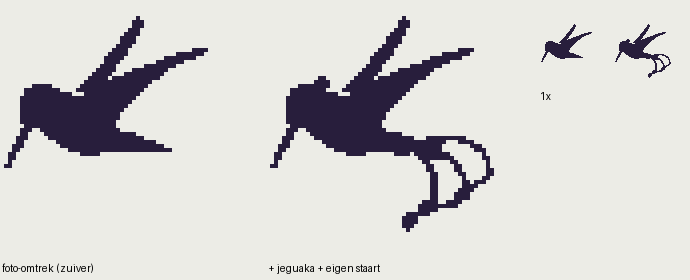

Here is the Python script that generated this plot:
"""Kolibrie silhouet v6 (Jordi, 24 okt): pose en anatomie van Jordi's foto van een drinkende kolibrie
(kop links, snavel schuin omlaag in een bloem, vleugels als V omhoog, staart naar rechts, 3/4).
De foto stond niet als bestand in de sessie; de omtrek is punt voor punt overgenomen in
fotocoördinaten (2000x1334), niet verzonnen. Daarna: staart -> franje + drie slierten, jeguaka op de kruin."""
import os, math
import numpy as np
from PIL import Image, ImageDraw
from silhouet import catmull, tube, SS, HERE

# omtrek kop + lijf + staartwortel (met de klok mee vanaf de snavelbasis)
BODY = [(1000, 612), (978, 580), (970, 520), (985, 465), (1020, 425), (1070, 412), (1120, 425), (1165, 450),
        (1210, 465), (1290, 480), (1370, 560), (1400, 615), (1470, 635), (1560, 670), (1640, 705), (1665, 715),
        (1640, 722), (1540, 722), (1440, 725), (1360, 722), (1300, 730), (1230, 722), (1160, 690), (1100, 650),
        (1050, 615), (1015, 620)]
BEAK = [(1005, 612), (965, 690), (920, 778)]
# verre vleugel: smal lemmet recht omhoog vanaf de schouder
FAR = [(1215, 445), (1290, 380), (1400, 250), (1495, 120), (1512, 112), (1530, 150), (1445, 285), (1345, 415), (1285, 465)]  # +25 px breder: anders 1 px dun op 64
# nabije vleugel: brede aanzet op de rug (1265,455)-(1385,610), rechte stompe punt rechtsboven
NEAR = [(1265, 455), (1330, 415), (1450, 365), (1600, 310), (1720, 268), (1805, 255), (1812, 268), (1795, 285),
        (1720, 310), (1640, 350), (1560, 410), (1480, 480), (1420, 550), (1385, 610), (1340, 560)]
CROWN = (1095, 420)
TAILBASE = (1575, 692)
BOX, WIDTH = 64, 50


def build(own_tail=True):
    xs = [p[0] for p in BODY + BEAK + FAR + NEAR]; ys = [p[1] for p in BODY + BEAK + FAR + NEAR]
    k = WIDTH / (max(xs) - min(xs))
    ox, oy = 2 - min(xs) * k, 4 - min(ys) * k
    T = lambda p: (p[0] * k + ox, p[1] * k + oy)
    im = Image.new('L', (BOX * SS, BOX * SS), 0)
    d = ImageDraw.Draw(im)
    for poly in (FAR, NEAR):
        d.polygon([(T(p)[0] * SS, T(p)[1] * SS) for p in poly], fill=255)
    body = BODY
    if own_tail:
        # korte staartwaaier van de foto eraf (vanaf de staartwortel), eigen staart erop
        body = [p for p in BODY if p[0] < 1600]
    c = catmull([T(p) for p in body] + [T(body[0])], 10)
    d.polygon([(x * SS, y * SS) for x, y in c], fill=255)
    tube(d, [T(p) for p in BEAK], 2.0, 1.3)  # min. 2 px, anders breekt hij op 64
    if own_tail:
        cx, cy = T(CROWN)
        # jeguaka: drie korte veertjes langs de kruin naar achteren (niet omhoog: dat leest als oren)
        for dx, dy in ((2.6, -2.6), (3.4, -1.4), (3.4, -0.2)):
            tube(d, [(cx, cy + 0.8), (cx + dx, cy + 0.8 + dy)], 1.7, 1.0)
        tx, ty = T(TAILBASE)
        for a in (-20, 5, 30):
            r = math.radians(a)
            tube(d, [(tx - 1, ty), (tx - 1 + math.cos(r) * 6, ty + math.sin(r) * 6)], 2.6, 1.5)
        # drie slierten: eerst naar rechts, dan met één Articuno-krul omlaag
        ribbons = [[(tx, ty), (tx + 8, ty - 2), (tx + 15, ty + 1), (tx + 17, ty + 7), (tx + 13, ty + 10)],
                   [(tx, ty + 0.5), (tx + 7, ty + 3), (tx + 11, ty + 9), (tx + 9, ty + 14), (tx + 4, ty + 15)],
                   [(tx - 1, ty + 1), (tx + 3, ty + 7), (tx + 3, ty + 13), (tx - 1, ty + 17)]]
        for rb in ribbons:
            tube(d, rb, 1.6, 1.2)
            (px, py), (x, y) = rb[-2], rb[-1]
            a = math.atan2(y - py, x - px)
            tube(d, [(x, y), (x + math.cos(a) * 3, y + math.sin(a) * 3)], 1.4, 3.8)
    return np.array(im.resize((BOX, BOX), Image.BOX)) > 110


def sil(m):
    a = np.zeros((64, 64, 4), np.uint8); a[m] = (40, 30, 60, 255)
    return Image.fromarray(a)


if __name__ == '__main__':
    A, B = sil(build(False)), sil(build(True))
    W = Image.new('RGB', (256 * 2 + 10 + 64 * 2 + 40, 280), (236, 236, 230))
    for i, S in enumerate((A, B)):
        W.paste(S.resize((256, 256), Image.NEAREST), (i * 266, 0), S.resize((256, 256), Image.NEAREST))
        W.paste(S, (540 + i * 74, 20), S)
    dr = ImageDraw.Draw(W)
    dr.text((2, 262), 'foto-omtrek (zuiver)', fill='black')
    dr.text((268, 262), '+ jeguaka + eigen staart', fill='black')
    dr.text((540, 90), '1x', fill='black')
    W.save(os.path.join(HERE, 'silhouet_v6.png'))
    B.save(os.path.join(HERE, 'silhouet_v6_1x.png'))
